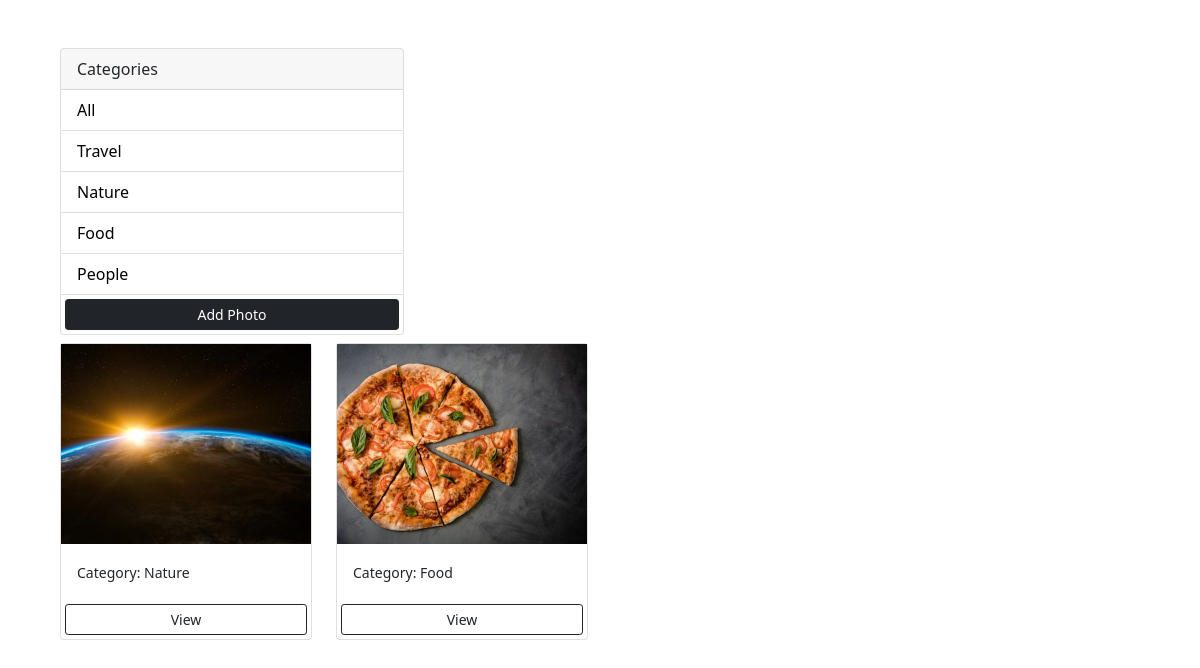
/, run on an earlier commit of the app's database.
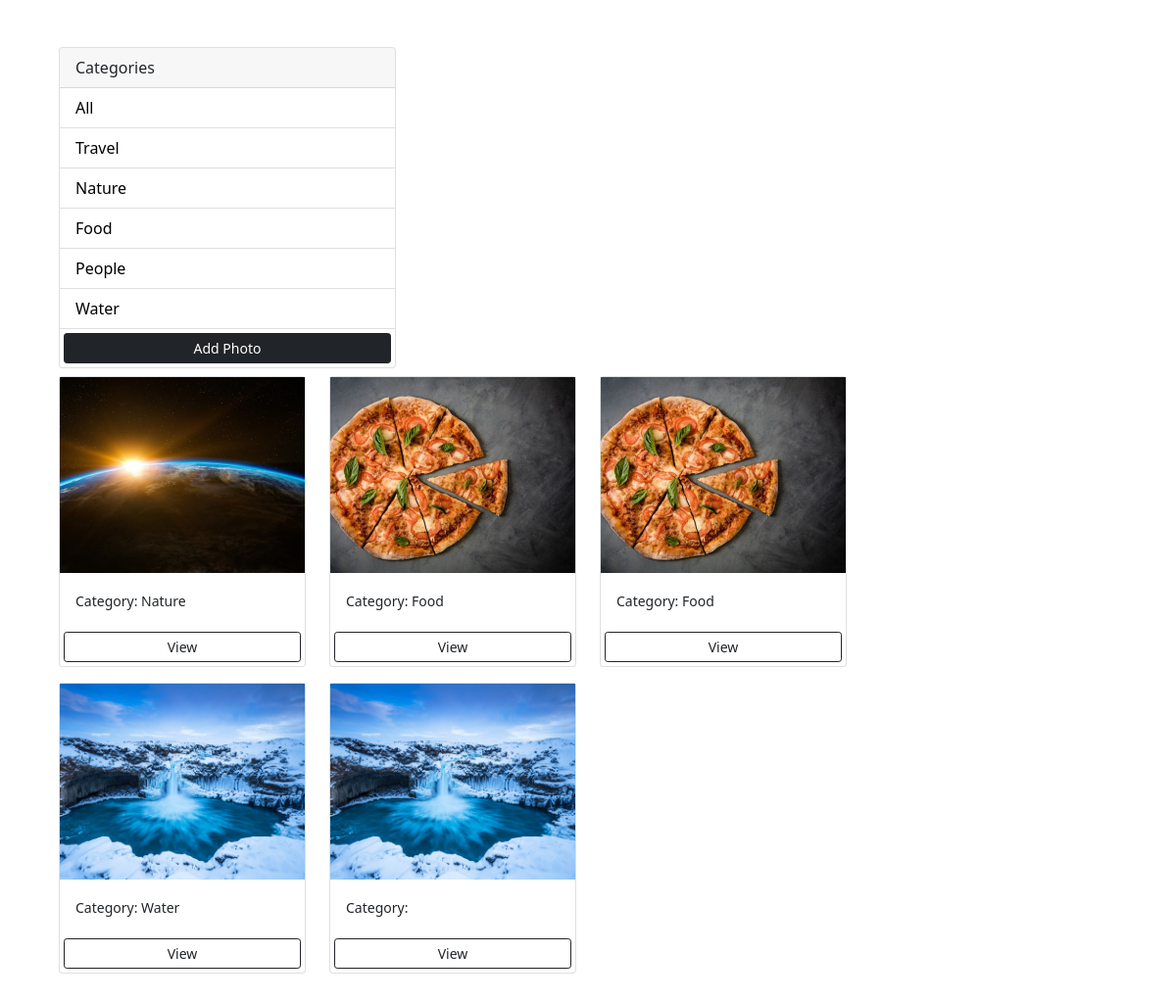
And on a later commit of the database.
### photos/models.py (models this page shows, shortened)
class Category(models.Model):
    name = models.CharField(max_length=100, null=False, blank=False)

class Photo(models.Model):
    category = models.ForeignKey(Category, on_delete= models.SET_NULL, null=True, blank=True)
    image = models.ImageField(null=False, blank=False)
    description = models.TextField()

### photos/views.py (the view)
# urls.py: path('', views.gallery, name="gallery"),
def gallery(request):
    category = request.GET.get('category')
    if category == None:
        photos = Photo.objects.all()
    else:
        photos = Photo.objects.filter(category__name=category)
    categories = Category.objects.all()
    context = {'categories': categories, 'photos': photos}
    return render(request, 'photos/gallery.html', context)

### photos/templates/photos/gallery.html (shortened to what this page needs)
<!DOCTYPE html>
<html lang="en">
<head>
    <link href="https://cdn.jsdelivr.net/npm/bootstrap@5.0.0-beta1/dist/css/bootstrap.min.css" rel="stylesheet"
>
</head>
<body class="m-5">
    <div class="container">
        <div class="row">
            <div class="col-md-4">
                <div class="card">
                    <div class="card-header">
                      Categories
                    </div>
                    <ul class="list-group list-group-flush">
                        <li class="list-group-item">
                            <a href="{% url 'gallery' %}">All</a>
                        </li>
                        {% for category in categories %}
                            <li class="list-group-item">
                                <a href="{% url 'gallery' %}?category={{category.name}}">{{category.name}}</a>
                            </li>
                        {% endfor %}
                        <a href="{% url 'add' %}" class="btn btn-dark btn-block btn-sm m-1">Add Photo</a>
                    </ul>
                </div>
            </div>
            <div class="col-md-9">
                <div class="row">
                    {% for photo in photos %}
                        <div class="col-md-4">
                            <div class="card my-2">
                                <img class="image-thumbnail" src="{{photo.image.url}}" alt="Image">
                                <div class="card-body">
                                    <small>Category: {{photo.category.name}}</small>
                                </div>
                                <a href="{% url 'photo' photo.id %}" class="btn btn-outline-dark btn-sm m-1">View</a>
                            </div>
                        </div>
                    {% empty %}
                    <h3>No photos...</h3>
                    {% endfor %}
                </div>
            </div>
        </div>
    </div>
</body>
</html>

### photos/templates/photos/gallery.html (style rules this page uses)
.image-thumbnail { height: 200px; object-fit: cover; }
.list-group-item a { text-decoration: none; color: black; }

What changed in the data, as far as the page shows it:
added Category: name "Water"
added Photo: image (picture), category.name "Food"
added Photo: image (picture), category.name "Water"
added Photo: image (picture)
